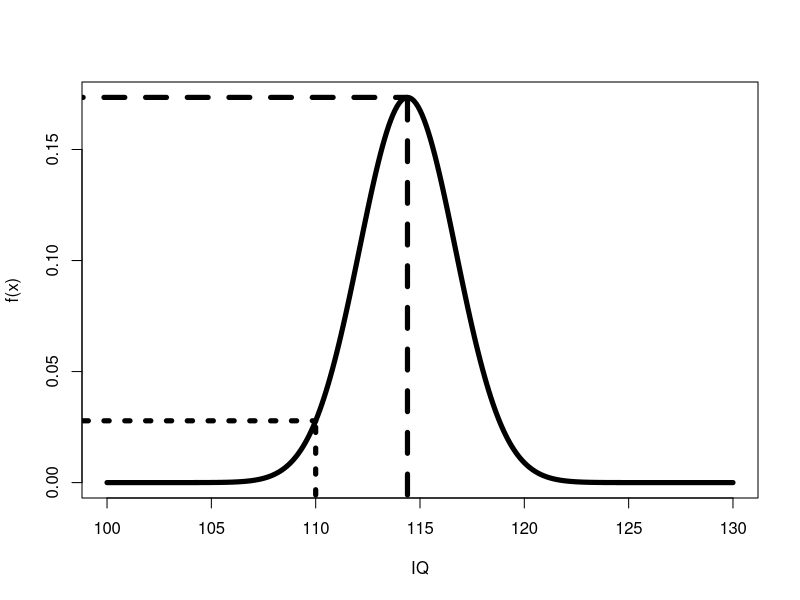
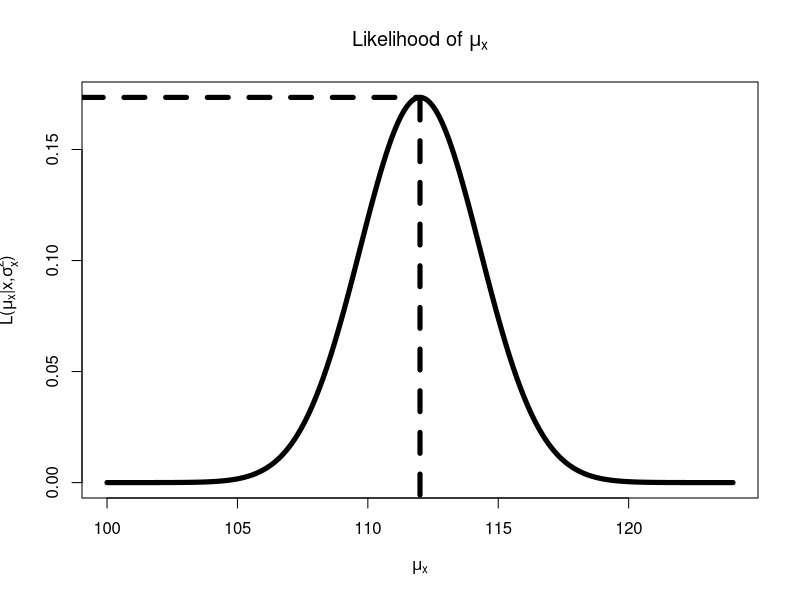
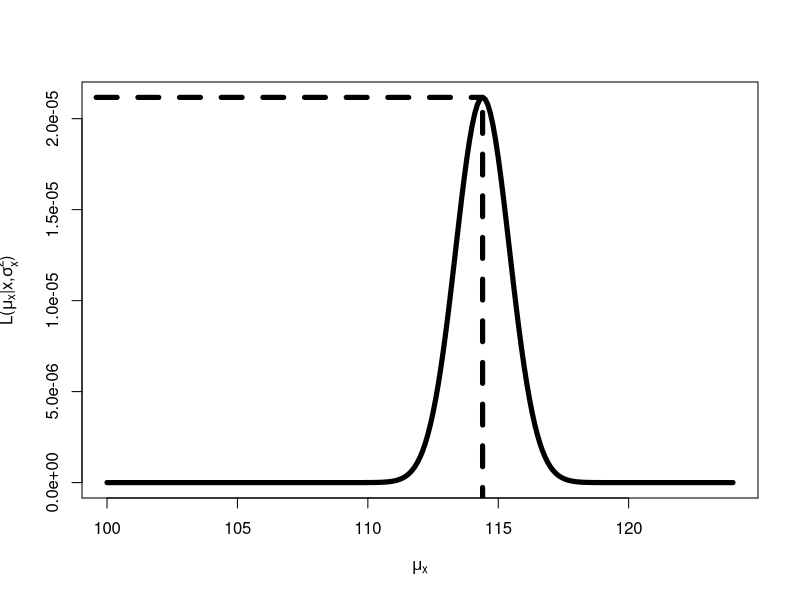
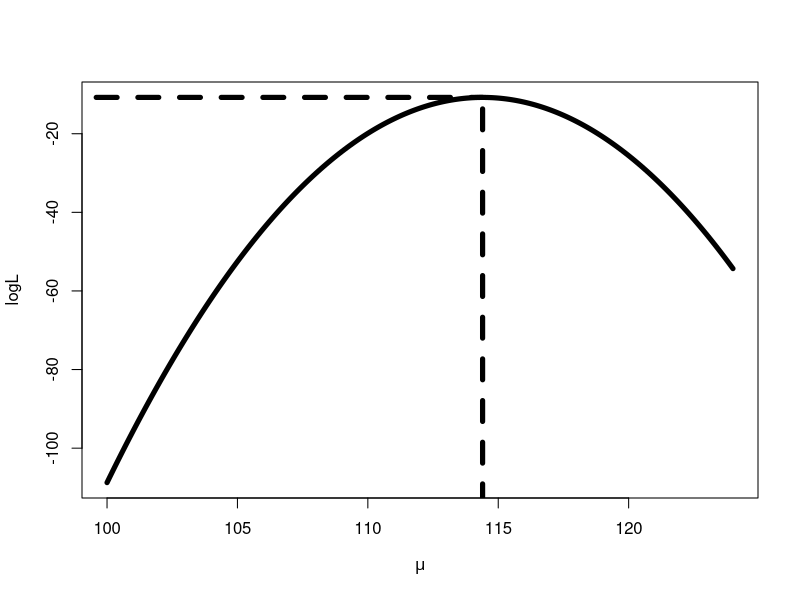
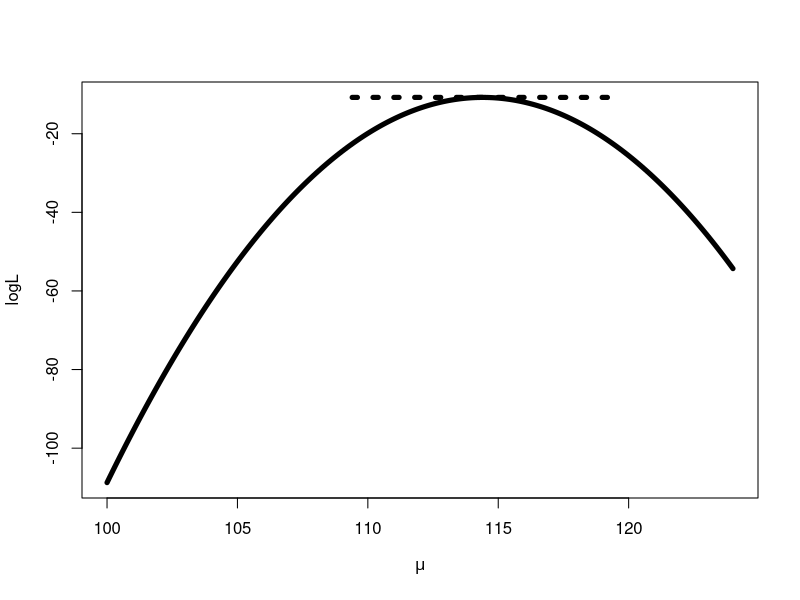
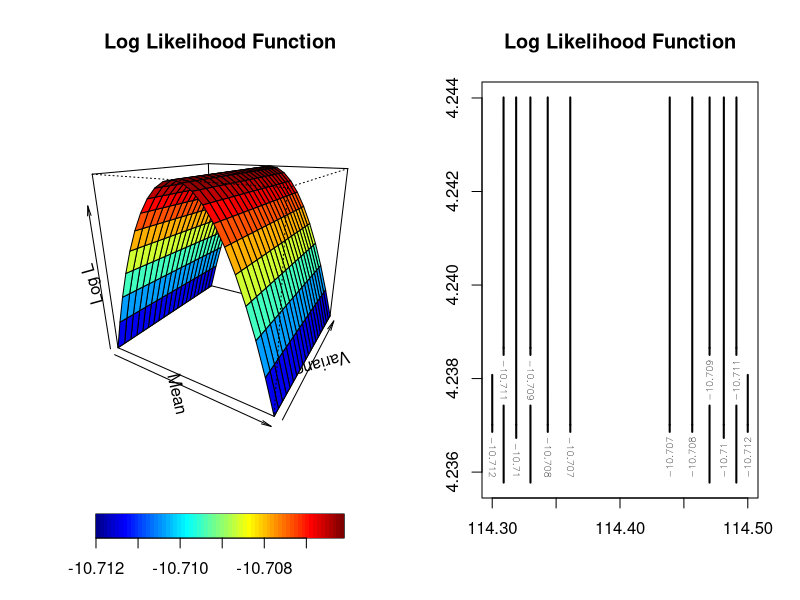

These figures' R source, in order:
#-----------------------------------------------------------------------------------------------------------

haspackage = require("fields")
if (haspackage==FALSE){
  install.packages("fields")
}
library("fields")

haspackage = require("mnormt")
if (haspackage==FALSE){
  install.packages("mnormt")
}
library("mnormt")


haspackage = require("nlme")
if (haspackage==FALSE){
  install.packages("nlme")
}
library("nlme")

#-----------------------------------------------------------------------------------------------------------

#building normal distribution for single observation
mu_x = 114.4
sigma2_x = 5.29

x=seq(100,130,.1)
y=dnorm(x,mu_x,sqrt(sigma2_x))

plot(x,y,type="l",xlab="IQ",ylab="f(x)",cex=5,lwd=5)

xloc = 114.4
yloc = dnorm(xloc,mu_x,sqrt(sigma2_x))
lines(c(xloc,xloc),c(-1,yloc),cex=5,lwd=5,lty=2)
lines(c(00,xloc),c(yloc,yloc),cex=5,lwd=5,lty=2)

xloc=110
yloc = dnorm(xloc,mu_x,sqrt(sigma2_x))
lines(c(xloc,xloc),c(-1,yloc),cex=5,lwd=5,lty=3)
lines(c(00,xloc),c(yloc,yloc),cex=5,lwd=5,lty=3)

######################################################################
#plot for likelihood for mean of one observation
mu = seq(100,124,.01)
x = 112
sigma2 = 5.29
y = dnorm(x,mu,sqrt(sigma2))

plot(mu,y,type="l",xlab=expression(mu[x]),ylab=expression(paste("L(",mu[x],"|x,",sigma[x]^2,")")),cex=3,lwd=5,main=expression(paste("Likelihood of ",mu[x])))
muloc=112
yloc=dnorm(x,muloc,sqrt(sigma2))
lines(c(muloc,muloc),c(-1,yloc),cex=5,lwd=5,lty=2)
lines(c(00,muloc),c(yloc,yloc),cex=5,lwd=5,lty=2)


######################################################################
#plot for sample likelihood for mean
perf = matrix(c(10,12,14,16,12))
iq = c(112,113,115,118,114)

#for the likelihood (without a log)
mu = seq(100,124,.1)
mudim = dim(matrix(mu))[1]
y = mu
sigma2_x = 5.29

for (i in 1:mudim) {
  likelihood = 1
  for (j in 1:5) {
    likelihood=likelihood*dnorm(iq[j],mu[i],sqrt(sigma2_x))
  }
  y[i]=likelihood
}

#maximum likelihood:
maxL = max(y)

#at location:
MLEmu = mu[which.max(y)]

plot(mu,y,type="l",xlab=expression(mu[x]),ylab=expression(paste("L(",mu[x],"|x,",sigma[x]^2,")")),lwd=5)
lines(c(MLEmu,MLEmu),c(-1,maxL),lwd=5,lty=2)
lines(c(90,MLEmu),c(maxL,maxL),lwd=5,lty=2)

#for the log-likelihood (with a log)
mu = seq(100,124,.1)
mudim = dim(matrix(mu))[1]
y = mu

for (i in 1:mudim) {
  likelihood = 0
  for (j in 1:5) {
    likelihood=likelihood+dnorm(iq[j],mu[i],sqrt(sigma2_x),log=TRUE)
  }
  y[i]=likelihood
}
#maximum likelihood:
maxLogL = max(y)

#at location:
MLEmu = mu[which.max(y)]

plot(mu,y,type="l",xlab=expression(mu),ylab="logL",lwd=5)
lines(c(MLEmu,MLEmu),c(-125,maxLogL),lwd=5,lty=2)
lines(c(90,MLEmu),c(maxLogL,maxLogL),lwd=5,lty=2)

#plotting tangent line at maximum
plot(mu,y,type="l",xlab=expression(mu),ylab="logL",lwd=5)
lines(c(MLEmu-5,MLEmu+5),c(maxLogL,maxLogL),lwd=5,lty=3)

##############################################################################################################
#section for plotting the two dimensional likelihood Surface

iq = matrix(c(112,113,115,118,114))
n = dim(matrix(iq))[1]
mu = matrix(seq(114.3,114.5,.01))
nstep = dim(matrix(mu))[1]

sigma = matrix(seq(2.0581,2.0601,.0001))
dim(sigma)
dim(mu)

x=matrix(0,nstep,1)
y=matrix(0,nstep,1)
z=matrix(0,nstep,nstep)

maxval = -999999
maxmu = 0
maxsigma = 0
for (i in 1:nstep){
  for (j in 1:nstep){
    x[i]=mu[i]
    y[j]=sigma[j]^2
    z[i,j]=0
    
    for (k in 1:n) {
      z[i,j] = z[i,j]+dnorm(iq[k],mu[i],sigma[j],log=TRUE)
    }
    
    if (z[i,j]>maxval) {
      maxval = z[i,j]
      maxmu=mu[i]
      maxsigma=sigma[j]
    }
    
  }
  
}

maxmu
maxsigma

grid.list=list(x=x,y=y)
mygrid=make.surface.grid(grid.list)
out=list(x=grid.list$x,y=grid.list$y,z=z)
par(mfrow=c(1,2))
plot.surface(out,type="p",xlab="Mean",ylab="Variance",zlab="Log L",main="Log Likelihood Function")
plot.surface(out,type="c",xlab="test",ylab="Slope",zlab="SSE",main="Log Likelihood Function")
max(z)


#ML Analyses =================================


data01 = data.frame(iq = iq, perf = perf)

#empty model predicting IQ
model01 = gls(iq~1,data=data01,method="ML")
summary(model01)
names(model01)
anova(model01)

#emtpy model predicting performance
model02 = gls(perf~1,data=data01,method="ML")
summary(model02)

#centering IQ at mean of 114.4
data01$iq114 = data01$iq-114.4

#Regression with ML:
model03a = gls(perf~iq114,data=data01,method="ML")
summary(model03a)

lrt02v03 = -2*(model02$logLik-model03a$logLik)

lrt02v03
pchisq(lrt02v03,df=1,lower.tail=FALSE)

anova(model02,model03a)

(model02$sigma^2-model03a$sigma^2)/model02$sigma^2

#note the residual standard error is off
model03b = lm(perf~iq114,data=data01) 
summary(model03b)

#Regression with ML:
model03c = gls(perf~iq114,data=data01,method="REML")
summary(model03c)
